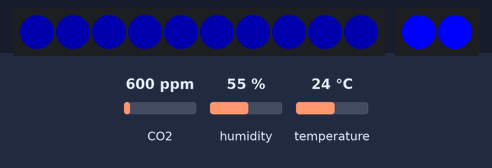
The sketch below on a simulated Arduino Uno, built with avr-gcc and run on an emulated ATmega328P. Parts: 10 RGB LEDs in strip order, left to right, 2 RGB LEDs in strip order, left to right. The test bench sets the inputs (shaded band); at power-on: CO2 600 ppm, humidity 55 %, temperature 24 °C. Dim RGB values are drawn brighter than linear; what the sketch prints to the serial monitor is not drawn.

Above: at 1.8 s.
1.9 s: CO2 set to 753 ppm
3.4 s: CO2 set to 818 ppm
At 4.4 s:
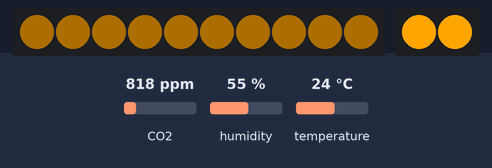
5.5 s: CO2 set to 971 ppm
7.3 s: CO2 set to 1046 ppm
At 9.12 s:
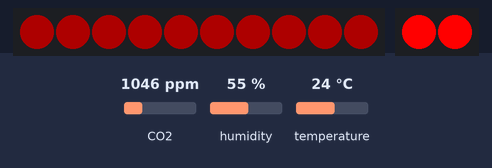
At 11.6 s:
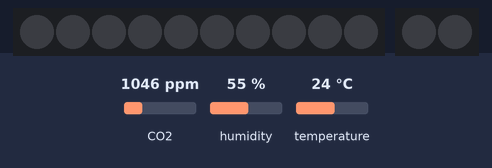
Timing chart, 0 to 14.4 s (numbered marks = the images above; inputs shaded):
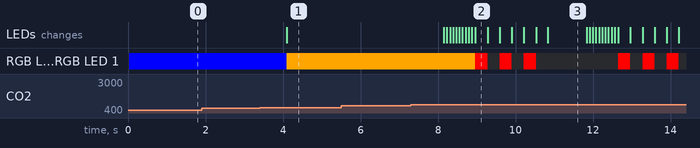

Measured:
- the behaviour switches between 799 and 800 ppm on CO2 (found by bisection; images 0 and 1)
- the behaviour switches between 999 and 1000 ppm on CO2 (found by bisection; images 1 and 2)
- after the input at 1.9 s, every drawn part: stays the same
- after the input at 3.4 s, RGB LED 0, RGB LED 1: RGB(0, 0, 255) → RGB(255, 165, 0) after 0.70 s; the LEDs: change after 0.70 s (image 1)
- after the input at 5.5 s, every drawn part: stays the same
- after the input at 7.3 s, RGB LED 0, RGB LED 1: RGB(255, 165, 0) → RGB(255, 0, 0) after 1.7 s, → off 0.31 s later, → RGB(255, 0, 0) 0.31 s later, → off 0.31 s later, … (12 changes in this stretch); the LEDs: first change after 0.85 s (image 2 shows a later state)
- what the display in image 3 shows lasts 1.0 s, from 10.8 s to 11.8 s

The sketch:

AQCat.ino
```cpp
#include <Adafruit_SCD30.h>
#include <Adafruit_NeoPixel.h>
#include <ChainableLED.h>

// NeoPixel LED Strip
#define LED_PIN     12
#define NUMPIXELS   10
Adafruit_NeoPixel pixels(NUMPIXELS, LED_PIN, NEO_GRB + NEO_KHZ800);

// Chainable RGB LED (Katzenaugen)
#define DATA_PIN    11
#define CLOCK_PIN   10
#define NUM_EYES    2
ChainableLED eyes(DATA_PIN, CLOCK_PIN, NUM_EYES);

// SCD30
Adafruit_SCD30 scd30;

// Normale Farbe setzen
void setColor(uint8_t r, uint8_t g, uint8_t b) {
  for (int i = 0; i < NUMPIXELS; i++) {
    pixels.setPixelColor(i, pixels.Color(r, g, b));
  }
  pixels.show();
  for (int i = 0; i < NUM_EYES; i++) {
    eyes.setColorRGB(i, r, g, b);
  }
}

// Rot-Alarm: Strip von unten nach oben + Augen blinken
void redAlert() {
  // Strip von unten nach oben auffüllen
  for (int i = 0; i < NUMPIXELS; i++) {
    pixels.setPixelColor(i, pixels.Color(255, 0, 0));
    pixels.show();
    delay(80);
  }

  // Augen 3x blinken
  for (int b = 0; b < 3; b++) {
    // Augen an
    for (int i = 0; i < NUM_EYES; i++) eyes.setColorRGB(i, 255, 0, 0);
    delay(300);
    // Augen aus
    for (int i = 0; i < NUM_EYES; i++) eyes.setColorRGB(i, 0, 0, 0);
    delay(300);
  }

  // Strip wieder löschen
  pixels.clear();
  pixels.show();
}

void setup() {
  Serial.begin(115200);

  pixels.begin();
  pixels.setBrightness(50);
  setColor(0, 0, 0);

  if (!scd30.begin()) {
    Serial.println("SCD30 nicht gefunden!");
    while (1);
  }
  Serial.println("SCD30 bereit!");
}

void loop() {
  if (scd30.dataReady()) {
    scd30.read();

    float co2 = scd30.CO2;

    Serial.print("CO2: "); Serial.print(co2); Serial.println(" ppm");
    Serial.print("Temp: "); Serial.print(scd30.temperature); Serial.println(" °C");
    Serial.print("Humidity: "); Serial.print(scd30.relative_humidity); Serial.println(" %");

    if (co2 < 800) {
      setColor(0, 0, 255);
      Serial.println("Luft gut ✓");
    } else if (co2 < 1000) {
      setColor(255, 165, 0);
      Serial.println("Bald lüften!");
    } else {
      Serial.println("JETZT LÜFTEN!");
      redAlert();
    }
  }
  delay(1000);
}
```
